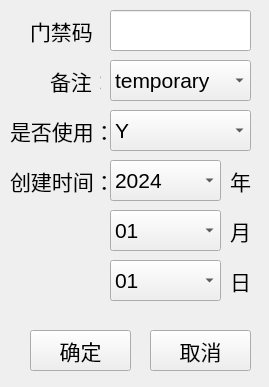
<?xml version="1.0" encoding="UTF-8"?>
<ui version="4.0">
 <class>Registersql</class>
 <widget class="QMainWindow" name="Registersql">
  <property name="windowModality">
   <enum>Qt::ApplicationModal</enum>
  </property>
  <property name="geometry">
   <rect>
    <x>0</x>
    <y>0</y>
    <width>269</width>
    <height>387</height>
   </rect>
  </property>
  <property name="windowTitle">
   <string>注册界面</string>
  </property>
  <widget class="QWidget" name="centralwidget">
   <widget class="QLabel" name="label">
    <property name="geometry">
     <rect>
      <x>30</x>
      <y>10</y>
      <width>71</width>
      <height>41</height>
     </rect>
    </property>
    <property name="font">
     <font>
      <pointsize>16</pointsize>
     </font>
    </property>
    <property name="text">
     <string>门禁码：</string>
    </property>
   </widget>
   <widget class="QLineEdit" name="lineEdit">
    <property name="geometry">
     <rect>
      <x>110</x>
      <y>10</y>
      <width>141</width>
      <height>41</height>
     </rect>
    </property>
    <property name="font">
     <font>
      <pointsize>16</pointsize>
     </font>
    </property>
   </widget>
   <widget class="QLabel" name="label_2">
    <property name="geometry">
     <rect>
      <x>50</x>
      <y>60</y>
      <width>51</width>
      <height>41</height>
     </rect>
    </property>
    <property name="font">
     <font>
      <pointsize>16</pointsize>
     </font>
    </property>
    <property name="text">
     <string>备注：</string>
    </property>
   </widget>
   <widget class="QComboBox" name="comboBox">
    <property name="geometry">
     <rect>
      <x>110</x>
      <y>60</y>
      <width>141</width>
      <height>41</height>
     </rect>
    </property>
    <property name="font">
     <font>
      <pointsize>16</pointsize>
     </font>
    </property>
    <item>
     <property name="text">
      <string>temporary</string>
     </property>
    </item>
    <item>
     <property name="text">
      <string>staff</string>
     </property>
    </item>
    <item>
     <property name="text">
      <string>manager</string>
     </property>
    </item>
   </widget>
   <widget class="QLabel" name="label_3">
    <property name="geometry">
     <rect>
      <x>10</x>
      <y>110</y>
      <width>111</width>
      <height>41</height>
     </rect>
    </property>
    <property name="font">
     <font>
      <pointsize>16</pointsize>
     </font>
    </property>
    <property name="text">
     <string>是否使用：</string>
    </property>
   </widget>
   <widget class="QComboBox" name="comboBox_2">
    <property name="geometry">
     <rect>
      <x>110</x>
      <y>110</y>
      <width>141</width>
      <height>41</height>
     </rect>
    </property>
    <property name="font">
     <font>
      <pointsize>16</pointsize>
     </font>
    </property>
    <property name="insertPolicy">
     <enum>QComboBox::InsertAtBottom</enum>
    </property>
    <item>
     <property name="text">
      <string>Y</string>
     </property>
    </item>
    <item>
     <property name="text">
      <string>N</string>
     </property>
    </item>
   </widget>
   <widget class="QLabel" name="label_4">
    <property name="geometry">
     <rect>
      <x>10</x>
      <y>160</y>
      <width>111</width>
      <height>41</height>
     </rect>
    </property>
    <property name="font">
     <font>
      <pointsize>16</pointsize>
     </font>
    </property>
    <property name="text">
     <string>创建时间：</string>
    </property>
   </widget>
   <widget class="QComboBox" name="comboBox_3">
    <property name="geometry">
     <rect>
      <x>110</x>
      <y>160</y>
      <width>111</width>
      <height>41</height>
     </rect>
    </property>
    <property name="font">
     <font>
      <pointsize>16</pointsize>
     </font>
    </property>
    <item>
     <property name="text">
      <string>2024</string>
     </property>
    </item>
    <item>
     <property name="text">
      <string>2025</string>
     </property>
    </item>
    <item>
     <property name="text">
      <string>2026</string>
     </property>
    </item>
   </widget>
   <widget class="QLabel" name="label_5">
    <property name="geometry">
     <rect>
      <x>230</x>
      <y>160</y>
      <width>21</width>
      <height>41</height>
     </rect>
    </property>
    <property name="font">
     <font>
      <pointsize>16</pointsize>
     </font>
    </property>
    <property name="text">
     <string>年</string>
    </property>
   </widget>
   <widget class="QComboBox" name="comboBox_4">
    <property name="geometry">
     <rect>
      <x>110</x>
      <y>210</y>
      <width>111</width>
      <height>41</height>
     </rect>
    </property>
    <property name="font">
     <font>
      <pointsize>16</pointsize>
     </font>
    </property>
    <item>
     <property name="text">
      <string>01</string>
     </property>
    </item>
    <item>
     <property name="text">
      <string>02</string>
     </property>
    </item>
    <item>
     <property name="text">
      <string>03</string>
     </property>
    </item>
    <item>
     <property name="text">
      <string>04</string>
     </property>
    </item>
    <item>
     <property name="text">
      <string>05</string>
     </property>
    </item>
    <item>
     <property name="text">
      <string>06</string>
     </property>
    </item>
    <item>
     <property name="text">
      <string>07</string>
     </property>
    </item>
    <item>
     <property name="text">
      <string>08</string>
     </property>
    </item>
    <item>
     <property name="text">
      <string>09</string>
     </property>
    </item>
    <item>
     <property name="text">
      <string>10</string>
     </property>
    </item>
    <item>
     <property name="text">
      <string>11</string>
     </property>
    </item>
    <item>
     <property name="text">
      <string>12</string>
     </property>
    </item>
   </widget>
   <widget class="QLabel" name="label_6">
    <property name="geometry">
     <rect>
      <x>230</x>
      <y>210</y>
      <width>21</width>
      <height>41</height>
     </rect>
    </property>
    <property name="font">
     <font>
      <pointsize>16</pointsize>
     </font>
    </property>
    <property name="text">
     <string>月</string>
    </property>
   </widget>
   <widget class="QLabel" name="label_7">
    <property name="geometry">
     <rect>
      <x>230</x>
      <y>260</y>
      <width>21</width>
      <height>41</height>
     </rect>
    </property>
    <property name="font">
     <font>
      <pointsize>16</pointsize>
     </font>
    </property>
    <property name="text">
     <string>日</string>
    </property>
   </widget>
   <widget class="QComboBox" name="comboBox_5">
    <property name="geometry">
     <rect>
      <x>110</x>
      <y>260</y>
      <width>111</width>
      <height>41</height>
     </rect>
    </property>
    <property name="font">
     <font>
      <pointsize>16</pointsize>
     </font>
    </property>
    <item>
     <property name="text">
      <string>01</string>
     </property>
    </item>
    <item>
     <property name="text">
      <string>02</string>
     </property>
    </item>
    <item>
     <property name="text">
      <string>03</string>
     </property>
    </item>
    <item>
     <property name="text">
      <string>04</string>
     </property>
    </item>
    <item>
     <property name="text">
      <string>05</string>
     </property>
    </item>
    <item>
     <property name="text">
      <string>06</string>
     </property>
    </item>
    <item>
     <property name="text">
      <string>07</string>
     </property>
    </item>
    <item>
     <property name="text">
      <string>08</string>
     </property>
    </item>
    <item>
     <property name="text">
      <string>09</string>
     </property>
    </item>
    <item>
     <property name="text">
      <string>10</string>
     </property>
    </item>
    <item>
     <property name="text">
      <string>11</string>
     </property>
    </item>
    <item>
     <property name="text">
      <string>12</string>
     </property>
    </item>
    <item>
     <property name="text">
      <string>13</string>
     </property>
    </item>
    <item>
     <property name="text">
      <string>14</string>
     </property>
    </item>
    <item>
     <property name="text">
      <string>15</string>
     </property>
    </item>
    <item>
     <property name="text">
      <string>16</string>
     </property>
    </item>
    <item>
     <property name="text">
      <string>17</string>
     </property>
    </item>
    <item>
     <property name="text">
      <string>18</string>
     </property>
    </item>
    <item>
     <property name="text">
      <string>19</string>
     </property>
    </item>
    <item>
     <property name="text">
      <string>20</string>
     </property>
    </item>
    <item>
     <property name="text">
      <string>21</string>
     </property>
    </item>
    <item>
     <property name="text">
      <string>22</string>
     </property>
    </item>
    <item>
     <property name="text">
      <string>23</string>
     </property>
    </item>
    <item>
     <property name="text">
      <string>24</string>
     </property>
    </item>
    <item>
     <property name="text">
      <string>25</string>
     </property>
    </item>
    <item>
     <property name="text">
      <string>26</string>
     </property>
    </item>
    <item>
     <property name="text">
      <string>27</string>
     </property>
    </item>
    <item>
     <property name="text">
      <string>28</string>
     </property>
    </item>
    <item>
     <property name="text">
      <string>29</string>
     </property>
    </item>
    <item>
     <property name="text">
      <string>30</string>
     </property>
    </item>
    <item>
     <property name="text">
      <string>31</string>
     </property>
    </item>
   </widget>
   <widget class="QPushButton" name="enterButton">
    <property name="geometry">
     <rect>
      <x>30</x>
      <y>330</y>
      <width>101</width>
      <height>41</height>
     </rect>
    </property>
    <property name="font">
     <font>
      <pointsize>16</pointsize>
     </font>
    </property>
    <property name="text">
     <string>确定</string>
    </property>
   </widget>
   <widget class="QPushButton" name="closeButton">
    <property name="geometry">
     <rect>
      <x>150</x>
      <y>330</y>
      <width>101</width>
      <height>41</height>
     </rect>
    </property>
    <property name="font">
     <font>
      <pointsize>16</pointsize>
     </font>
    </property>
    <property name="text">
     <string>取消</string>
    </property>
   </widget>
  </widget>
 </widget>
 <resources/>
 <connections/>
</ui>
